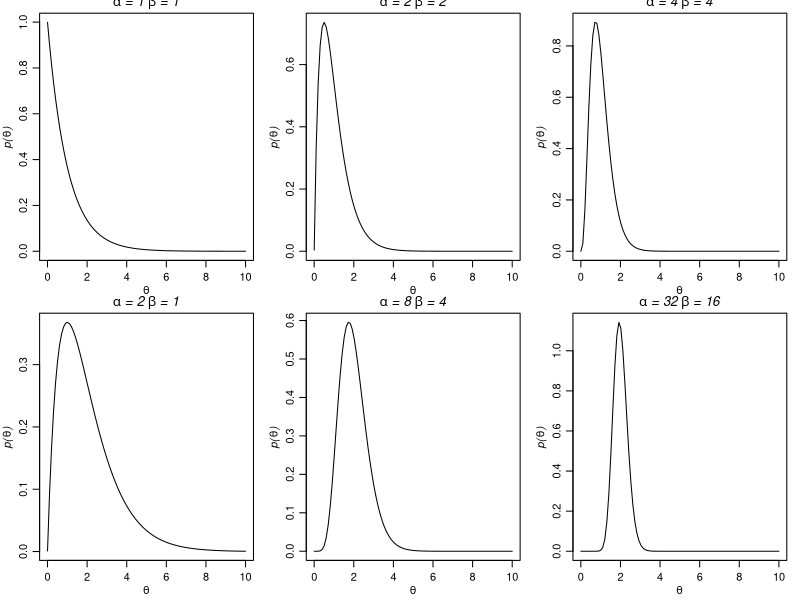

The R source for this figure:
par(mar=c(3,3,1,1),mgp=c(1.75,.75,0))
par(mfrow=c(2,3))

a<-1 ; b<-1
x<-seq(.001,10,length=100)
plot(x, dgamma(x,a,b),type="l",
     xlab=expression(theta), ylab=expression(italic(paste("p(",theta,")",sep=""))))
mtext(expression(italic(paste(alpha," = 1 ",beta," = 1",sep=""))),side=3,line=.12,cex=.8)

a<-2 ; b<-2
x<-seq(.001,10,length=100)
plot(x, dgamma(x,a,b),type="l",
     xlab=expression(theta), ylab=expression(italic(paste("p(",theta,")",sep=""))))
mtext(expression(italic(paste(alpha," = 2 ",beta," = 2",sep=""))),side=3,line=.12,cex=.8)

a<-4 ; b<-4
x<-seq(.001,10,length=100)
plot(x, dgamma(x,a,b),type="l",
     xlab=expression(theta), ylab=expression(italic(paste("p(",theta,")",sep=""))))
mtext(expression(italic(paste(alpha," = 4 ",beta," = 4",sep=""))),side=3,line=.12,cex=.8)

a<-2 ; b<-1
x<-seq(.001,10,length=100)
plot(x, dgamma(x,a,b),type="l",
     xlab=expression(theta), ylab=expression(italic(paste("p(",theta,")",sep=""))))
mtext(expression(italic(paste(alpha," = 2 ",beta," = 1",sep=""))),side=3,line=.12,cex=.8)

a<-8 ; b<-4
x<-seq(.001,10,length=100)
plot(x, dgamma(x,a,b),type="l",
     xlab=expression(theta), ylab=expression(italic(paste("p(",theta,")",sep=""))))
mtext(expression(italic(paste(alpha," = 8 ",beta," = 4",sep=""))),side=3,line=.12,cex=.8)

a<-32 ; b<-16
x<-seq(.001,10,length=100)
plot(x, dgamma(x,a,b),type="l",
     xlab=expression(theta), ylab=expression(italic(paste("p(",theta,")",sep=""))))
mtext(expression(italic(paste(alpha," = 32 ",beta," = 16",sep=""))),side=3,line=.12,cex=.8)